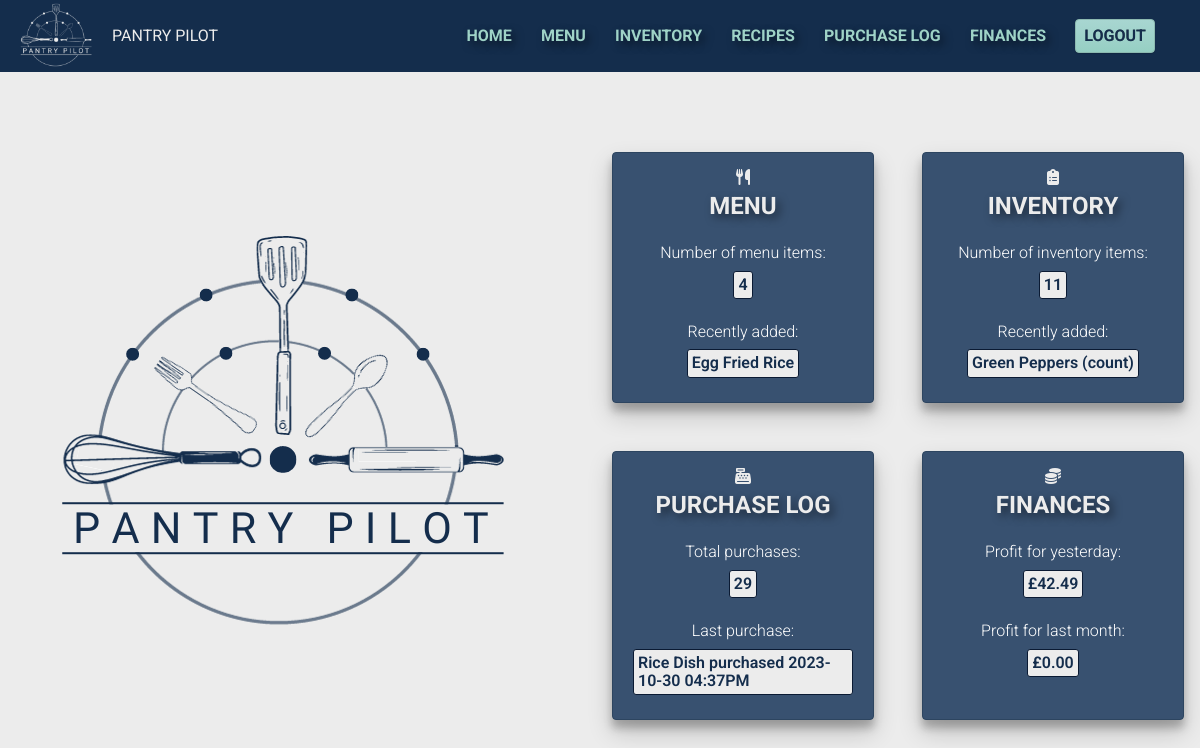
The app's page / (signed in) with its own data.
### inventory/models.py (models this page shows, shortened)
class MenuItem(models.Model):
    name = models.CharField(max_length=100, unique=True)
    price = models.DecimalField(max_digits=6, decimal_places=2, default=0)
    description = models.CharField(max_length=200, blank=True)
    recipe_instructions = models.TextField(blank=True)
    created_at = models.DateTimeField(auto_now_add=True)
    def __str__(self):
        return self.name
    class Meta:
        ordering = ["name"]
        verbose_name = "Menu item"

class Ingredient(models.Model):
    name = models.CharField(max_length=100, unique=True)
    GRAMS = "GR"
    KILOGRAMS = "KG"
    MILILITRES = "ML"
    LITRES = "LI"
    OUNCES = "OU"
    LBS = "LB"
    TEASPOON = "TS"
    TABLESPOON = "TB"
    CUPS = "CU"
    NUMBER = "NU"
    MEASUREMENT_UNIT_CHOICES = [
        (GRAMS, "grams"),
        (KILOGRAMS, "kilograms"),
        (MILILITRES, "mililitres"),
        (LITRES, "litres"),
        (OUNCES, "ounces"),
        (LBS, "lbs"),
        (TEASPOON, "tsp"),
        (TABLESPOON, "tbsp"),
        (CUPS, "cups"),
        (NUMBER, "count"),
    ]
    measurement_unit = models.CharField(
        max_length=2,
        choices=MEASUREMENT_UNIT_CHOICES,
        help_text="Choose the measurement unit that will be used in recipes"
    )
    cost_per_unit = models.DecimalField(max_digits=8, decimal_places=2, default=0)
    quantity_available = models.DecimalField(max_digits=8, decimal_places=2, default=0)
    created_at = models.DateTimeField(auto_now_add=True)
    def __str__(self):
        return f"{self.name} ({self.get_measurement_unit_display()})"
    class Meta:
        ordering = ["name"]
        verbose_name = "Ingredient"

class Purchase(models.Model):
    menuitem = models.ForeignKey(MenuItem, on_delete=models.SET_NULL, null=True)
    total_cost = models.DecimalField(max_digits=6, decimal_places=2, default=0)
    sale_price = models.DecimalField(max_digits=6, decimal_places=2, default=0)
    purchase_time = models.DateTimeField(default=timezone.now)
    user = models.ForeignKey(User, on_delete=models.PROTECT)
    def __str__(self):
        formatted_time = self.purchase_time.strftime("%Y-%m-%d %I:%M%p")
        return str(self.menuitem) + " purchased " + formatted_time
    class Meta:
        ordering = ["purchase_time"]
        verbose_name = "Purchase"

### inventory/views.py (the view)
# urls.py: path('', views.home_view, name="home"),
def home_view(request):
    context = {}
    if request.user.is_authenticated:
        num_menuitems = MenuItem.objects.all().count()
        context["num_menuitems"] = num_menuitems
        try:
            latest_menuitem = MenuItem.objects.latest("created_at")
        except MenuItem.DoesNotExist:
            latest_menuitem = None
        context["latest_menuitem"] = latest_menuitem
        num_ingredients = Ingredient.objects.all().count()
        context["num_ingredients"] = num_ingredients
        try:
            latest_ingredient = Ingredient.objects.latest("created_at")
        except Ingredient.DoesNotExist:
            latest_ingredient = None
        context["latest_ingredient"] = latest_ingredient
        num_purchases = Purchase.objects.all().count()
        context["num_purchases"] = num_purchases
        try:
            latest_purchase = Purchase.objects.latest("purchase_time")
        except Purchase.DoesNotExist:
            latest_purchase = None
        context["latest_purchase"] = latest_purchase
        yesterday = datetime.date.today() - datetime.timedelta(days=1)
        yesterday_revenue = calculate_daily_revenue(yesterday)
        context["yesterday_revenue"] = yesterday_revenue
        today = datetime.date.today()
        first_day_previous_month, _ = get_previous_month_dates(today)
        previous_month_revenue = calculate_monthly_revenue(first_day_previous_month)
        context["previous_month_revenue"] = previous_month_revenue
        return render(request, "inventory/home_authenticated.html", context)
    else:
        return render(request, "inventory/home_unauthenticated.html", context)

### inventory/views.py (called while the page is built)
def calculate_daily_revenue(target_date):
    daily_revenue = Purchase.objects.filter(purchase_time__date=target_date)\
        .aggregate(income=Sum("sale_price"), costs=Sum("total_cost"))
    daily_revenue["income"] = daily_revenue["income"] or 0
    daily_revenue["costs"] = daily_revenue["costs"] or 0
    daily_revenue["profit"] = (daily_revenue["income"] or 0) - (daily_revenue["costs"] or 0)
    if daily_revenue["income"] == 0 and daily_revenue["costs"] == 0 and daily_revenue["profit"] == 0:
        return None
    return daily_revenue

def calculate_monthly_revenue(target_month):
    monthly_revenue = Purchase.objects.filter(purchase_time__month=target_month.month, purchase_time__year=target_month.year)\
        .aggregate(income=Sum("sale_price"), costs=Sum("total_cost"))
    monthly_revenue["income"] = monthly_revenue["income"] or 0
    monthly_revenue["costs"] = monthly_revenue["costs"] or 0
    monthly_revenue["profit"] = (monthly_revenue["income"] or 0) - (monthly_revenue["costs"] or 0)
    return monthly_revenue

def get_previous_month_dates(today):
    first_day_this_month = today.replace(day=1)
    last_day_previous_month = first_day_this_month - datetime.timedelta(days=1)
    first_day_previous_month = last_day_previous_month.replace(day=1)
    return first_day_previous_month, last_day_previous_month

### inventory/templates/inventory/home_authenticated.html (shortened to what this page needs)
{% extends "inventory/base.html" %}
{% load static %}
{% block content %}
<section id="home" class="home__container">
    <img src="{% static 'inventory/images/Pantry_Pilot_logo-darkblue_on_grey.png' %}" alt="" class="home__image">
    <div class="home__cards">
        <a href="{% url 'menu' %}" class="card card--home">
            <i class="fa-solid fa-utensils" style="color: #ececec;"></i>
            <h2 class="card__title card__title--home">MENU</h2>
            <h4 class="card__info--home">Number of menu items:</h4>
            <p class="card__data--home">{{num_menuitems}}</p>
            {% if latest_menuitem %}
            <h4 class="card__info--home">Recently added:</h4>
            <p class="card__data--home">{{latest_menuitem}}</p>
            {% else %}
            <h4 class="card__info--home">Recently added:</h4>
            <p class="card__data--home">There are currently no menu items.</p>
            {% endif %}
        </a>
        <a href="{% url 'inventory' %}" class="card card--home">
            <i class="fa-solid fa-clipboard-list" style="color: #ececec;"></i>
            <h2 class="card__title card__title--home">INVENTORY</h2>
            <h4 class="card__info--home">Number of inventory items:</h4>
            <p class="card__data--home">{{num_ingredients}}</p>
            {% if latest_ingredient %}
            <h4 class="card__info--home">Recently added:</h4>
            <p class="card__data--home">{{latest_ingredient}}</p>
            {% else %}
            <h4 class="card__info--home">Recently added:</h4>
            <p class="card__data--home">There are currently no ingredients.</p>
            {% endif %}
        </a>
        <a href="{% url 'purchase_log' %}" class="card card--home">
            <i class="fa-solid fa-cash-register" style="color: #ececec;"></i>
            <h2 class="card__title card__title--home">PURCHASE LOG</h2>
            <h4 class="card__info--home">Total purchases:</h4>
            <p class="card__data--home">{{num_purchases}}</p>
            <h4 class="card__info--home">Last purchase:</h4>
            <p class="card__data--home">{{latest_purchase}}</p>
        </a>
        <a href="{% url 'revenue' %}" class="card card--home">
            <i class="fa-solid fa-coins" style="color: #ececec;"></i>
            <h2 class="card__title card__title--home">FINANCES</h2>
            {% if yesterday_revenue %}
            <h4 class="card__info--home">Profit for yesterday:</h4>
            <p class="card__data--home">£{{yesterday_revenue.profit|floatformat:2}}</p>
            {% else %}
            <h4 class="card__info--home">Profit for yesterday:</h4>
            <p class="card__data--home">None</p>
            {% endif %}
            {% if previous_month_revenue %}
            <h4 class="card__info--home">Profit for last month:</h4>
            <p class="card__data--home">£{{previous_month_revenue.profit|floatformat:2}}</p>
            {% else %}
            <h4 class="card__info--home">Profit for last month:</h4>
            <p class="card__data--home">None</p>
            {% endif %}
        </a>
    </div>
</section>
{% endblock content %}

### inventory/static/inventory/css/style.css (style rules this page uses)
html { font-size: 16px; font-family: "Roboto", sans-serif; background-color: #ececec; }
html, body { height: 100%; margin: 0; }
body { display: flex; flex-direction: column; }
a { text-decoration: none; }
.card { display: flex; flex-direction: column; padding: 1rem; margin: 1rem; border-radius: 4px; box-shadow: rgba(0, 0, 0, 0.12) 0 1px 1px; background-image: linear-gradient(135deg, #385170, #3e4a6b); border: 1px solid #2D4560; background-color: #385170; color: white; transition: all 0.2s ease-in-out; }
.card__title { margin: 0; padding: .5rem 0; font-weight: bold; }
.home__container { display: grid; grid-template-columns: auto 2fr; gap: 2rem; align-items: center; }
.home__image { width: 500px; height: auto; padding: 2rem; display: block; }
.home__cards { display: grid; grid-template-columns: repeat(2, 1fr); gap: 1rem; }
.card--home { align-items: center; background-image: linear-gradient(135deg, #385170, #385170); background-color: #385170; box-shadow: rgba(0, 0, 0, 0.19) 0 12px 24px, rgba(0, 0, 0, 0.23) 0 8px 8px; }
.card__title--home { color: #ececec; transition: color 0.2s ease; text-shadow: 4px 4px 8px rgba(0, 0, 0, 0.5); }
.card__info--home { margin: .5rem .25rem 0 .25rem; padding: .5rem; font-weight: 300; }
.card__data--home { padding: .25rem; margin: 0 .25rem .5rem .25rem; font-weight: 600; border: 1px solid #0a1a33; border-radius: 3px; color: #142d4c; background-color: #ececec; }

### records on screen
MenuItem: name "Egg Fried Rice"
Ingredient: name+measurement_unit "Green Peppers (count)"
Purchase: purchase_time+menuitem "Rice Dish purchased 2023-10-30 04:37PM"

### other values on screen
{{ num_menuitems }} "4"
{{ num_ingredients }} "11"
{{ num_purchases }} "29"
{{ yesterday_revenue.profit|floatformat:2 }} "42.49"
{{ previous_month_revenue.profit|floatformat:2 }} "0.00"
